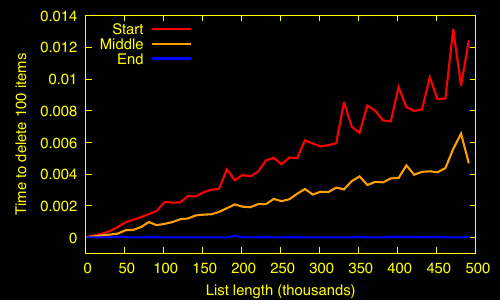

Generate this figure with gnuplot:
set terminal pdfcairo dashed font "Helvetica,16"
set output "del2.pdf"
set xlabel "List length (thousands)"  textcolor rgbcolor "yellow"
set ylabel "Time to delete 100 items"  textcolor rgbcolor "yellow"
set border 15 linecolor rgbcolor "yellow"
set object 1 rectangle from screen 0,0 to screen 1,1 fillcolor rgb"black" behind
set yrange [-0.001:]
set key top left textcolor rgbcolor "yellow"
plot "del.out" using ($1/1000):2 w l lw 3 lc "#ff0000" title "Start", \
"del-mid.out" using ($1/1000):2 w l lw 3 lc "#ffa000" title "Middle", \
"del-end.out" using ($1/1000):2 w l lw 3 lc "#0000ff" title "End"
